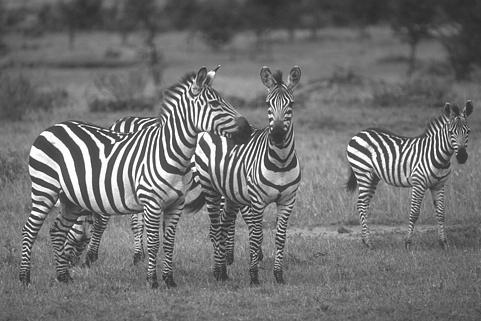
#> input picture Lab 1/test04.jpg, 481 x 321 px
$ jupyter execute Lab1JeffreyJahja30637562.ipynb
#> lines starting #> are read from the running program, lines starting #| are printed output that depends on the picture; after the words box and inside, x2 and y2 are one past the last pixel; in counts of white or black regions, pixels touching at a corner belong together
[cell 1]
import numpy as np
from matplotlib import pyplot as plt
import cv2
import math

# Task 1: Implement a function to perform convolution

[cell 2]
def conv(im, A): #Convolution function
    widthImage = im.shape[0]
    widthKernel = A.shape[0]
    heightImage = im.shape[1]
    heightKernel = A.shape[1]
    resultWidth = widthImage-widthKernel+1
    resultHeight = heightImage-heightKernel+1 #+1 for padding difference
    B = np.zeros([resultWidth,resultHeight])
    for i in range(resultWidth):
        for j in range(resultHeight):
            extract = im[i:i+widthKernel,j:j+heightKernel] #Extract a matrix of the image of the size of the kernel
            B[i,j] = np.sum(np.multiply(extract,A)) #Calculate the sum of the kernel
    return B


im = cv2.imread("test04.jpg", cv2.IMREAD_GRAYSCALE)
#> im is the input picture: shape (321, 481); min 6, max 255, mean 112.1
kernel = np.array([[2, 4, 5, 4, 2],
            [4, 9, 12, 9, 4],
            [5, 12, 15, 12, 5],
            [4, 9, 12, 9, 4],
            [2, 4, 5, 4, 2]])
kernel = kernel * (1/159)
B = conv(im, kernel)
#> after the loop in conv, `for i in range(resultWidth):`:
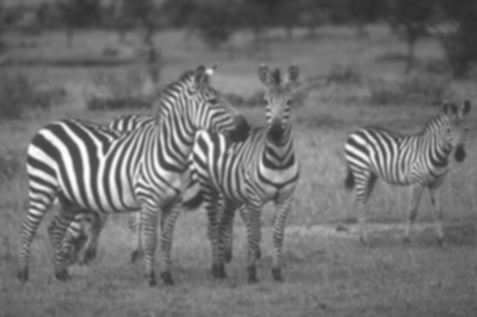
#> B: shape (317, 477) float64; min 44.65, max 253.2, mean 112.5
fig = plt.figure(figsize=(10,10))
plt.imshow(B, cmap = 'gray')

# Task 2: Calculate the image gradients

[cell 3]
# Show results here

sobelHor = np.array([[-1,0,1],[-2,0,2],[-1,0,1]]) #Sobel Horizontal matrix
sobelVert = np.array([[-1,-2,-1],[0,0,0],[1,2,1]]) #Sobel Vertical matrix
A = conv(im, sobelHor) #Using Horizontal sobel kernel
#> after the loop in conv (call 2), `for i in range(resultWidth):`:
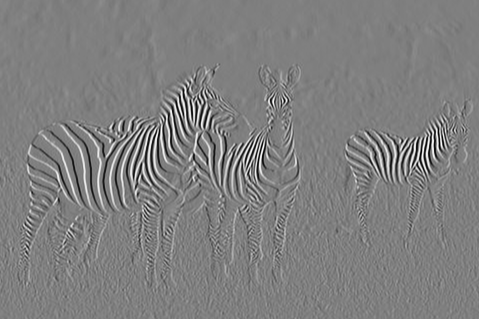
#> B: shape (319, 479) float64; min -856, max 853, mean -0.1; drawn with min black and max white
B = conv(im, sobelVert) #Using Vertical sobel kernel
#> after the loop in conv (call 3), `for i in range(resultWidth):`:
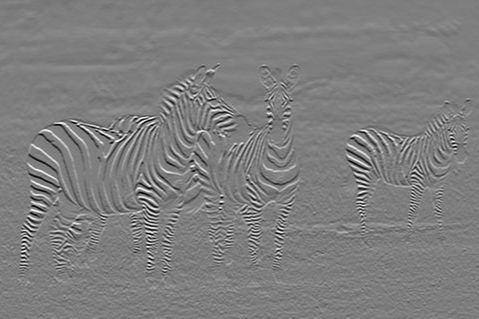
#> B: shape (319, 479) float64; min -780, max 789, mean 0.8; drawn with min black and max white
fig = plt.figure(figsize=(10,10))
plt.imshow(A, cmap = 'gray')


# Demonstrate your understanding by answering the question below:
# Looking at the filter coefficients, explain how a sobel filter picks out horizontal edges?
# Looking at how the coefficient is 2 at [1,2] and [3,2] and others being 1, it shows how strongly a horizontal edge is visible.

[cell 4]
fig = plt.figure(figsize=(10,10)) #Shown separately due to code interference
plt.imshow(B, cmap = 'gray')

# Task 3: Calculate gradient magnitude

[cell 5]
# Show results here
sobelMag = np.sqrt(np.square(A) + np.square(B)) #Pythagoras
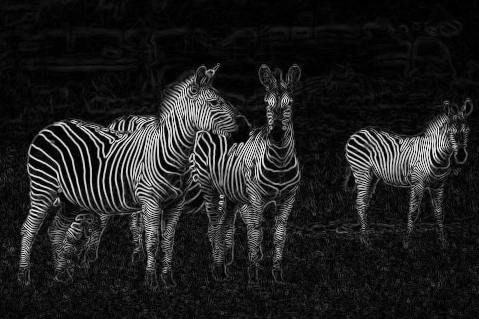
#> sobelMag: shape (319, 479) float64; min 0, max 862.6, mean 106.8; drawn with min black and max white
fig = plt.figure(figsize=(10,10))
plt.imshow(sobelMag, cmap = 'gray')
# Demonstrate your understanding by answering the question below:
# What differences in gradient magnitude would be observed for a corner, edge and solid region?
#For a solid region, the gradient magnitude will be null, for an edge, it is easily recognisable and for a corner, it is partially recognisable.

# Task 4: Calculate gradient orientation

[cell 6]
# Show results here
def round45(x):
    return 45 * np.round(x/45)
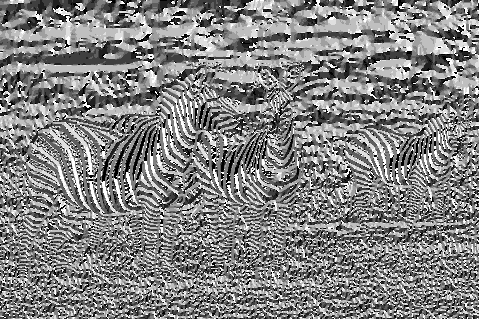
#> returned value: shape (319, 479) float64; min -180, max 180, mean 4.6; drawn with min black and max white

sobelOr = round45(np.arctan2(B,A)*180/np.pi)
fig = plt.figure(figsize=(10,10))
plt.imshow(sobelOr, cmap = 'jet')
plt.colorbar()

# Demonstrate your understanding by answering the question below:
# How could the gradient orientation be used to obtain rotational invariance for patch matching?
# With the gradient orientation, the features will be able to orient to the same direction.
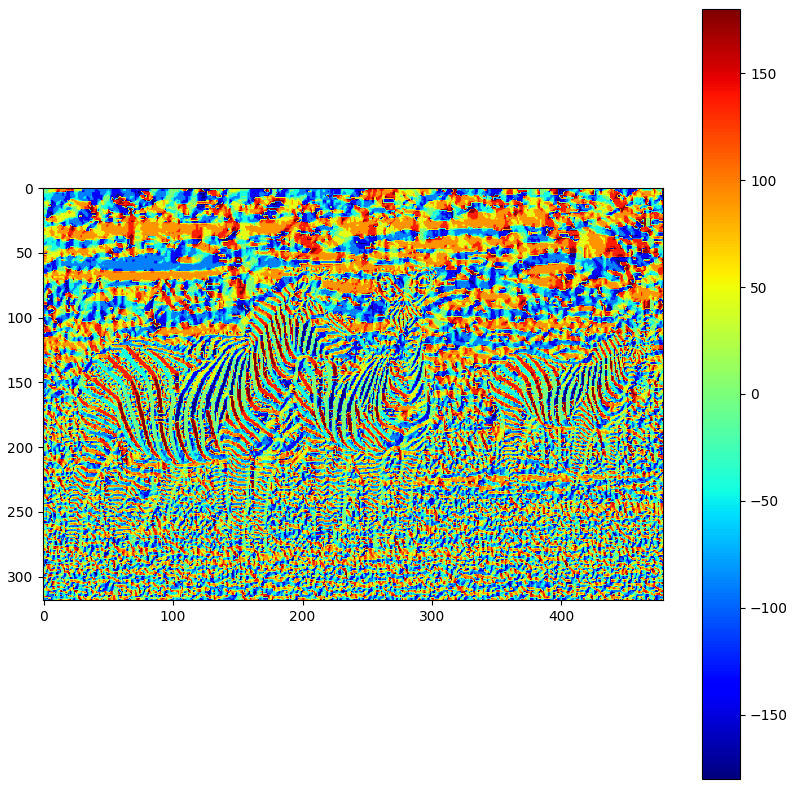
#> figure drawn by matplotlib, 2 panels

# Task 5: Extend your code to perform non-maximal suppression

[cell 7]
# Explain your code here:
#
#
#

# Show results here
def onPicture(x,y,widthImage,heightImage): #see whether if pixel is out of range
    return x>= 0 and x < widthImage and y >= 0 and y < heightImage

def tileStrength(x,y,im,widthImage,heightImage,direction):
    i, j = x, y
    (dr, dc) = direction

    i += dr #Initialise i and j
    j += dc

    if onPicture(i,j,widthImage,heightImage) and im[i,j] > im[x,y]:
        return True
    else:
        return False

widthImage = sobelMag.shape[0]
#> widthImage = 319
heightImage = sobelMag.shape[1]
#> heightImage = 479

for i in range(widthImage):
    for j in range(heightImage):
        x = 0
        if (sobelOr[i,j] == 0 or sobelOr[i,j] == -180 or sobelOr[i,j] == 180) and (tileStrength(i,j,sobelMag,widthImage,heightImage,[0,1]) or tileStrength(i,j,sobelMag,widthImage,heightImage,[0,-1])) or (sobelOr[i,j] == -45 or sobelOr[i,j] == 135) and (tileStrength(i,j,sobelMag,widthImage,heightImage,[-1,1]) or tileStrength(i,j,sobelMag,widthImage,heightImage,[1,-1])) or (sobelOr[i,j] == 45 or sobelOr[i,j] == -135) and (tileStrength(i,j,sobelMag,widthImage,heightImage,[1,1]) or tileStrength(i,j,sobelMag,widthImage,heightImage,[-1,-1])) or (sobelOr[i,j] == 90 or sobelOr[i,j] == -90) and (tileStrength(i,j,sobelMag,widthImage,heightImage,[-1,0]) or tileStrength(i,j,sobelMag,widthImage,heightImage,[1,0])):
            sobelMag[i,j] = 0

        #The code above demonstrated thinning. E.g. If the orientation of the pixel is 180 degrees, then the code will check the pixel east and west of it.

        if sobelMag[i,j] < 200:
            sobelMag[i,j] = 0
        else:
            sobelMag[i,j] = 255
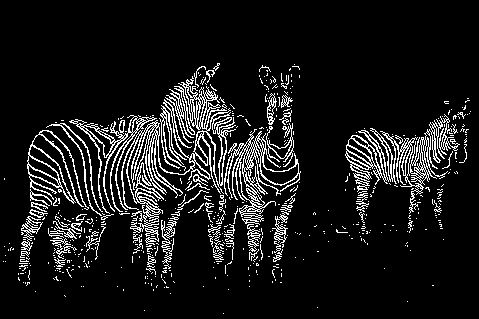
#> sobelMag: shape (319, 479) float64; 10% white in thin lines or dots, all inside (x1, y1, x2, y2) = (3, 63, 471, 314)
        #The code above demonstrated thresholding which would eliminate pixels with a magnitude below 200.

fig = plt.figure(figsize=(10,10))
plt.imshow(sobelMag, cmap = 'gray')
plt.colorbar()

# Demonstrate your understanding by answering the question below:
# Explain how you chose the threshold for non-maximal suppression?
# My choice of the threshold was mainly guess and check. If there are too many unnecessary lines, I would decrease the threshold. If there are too many incomplete borders, I would increase the threshold.
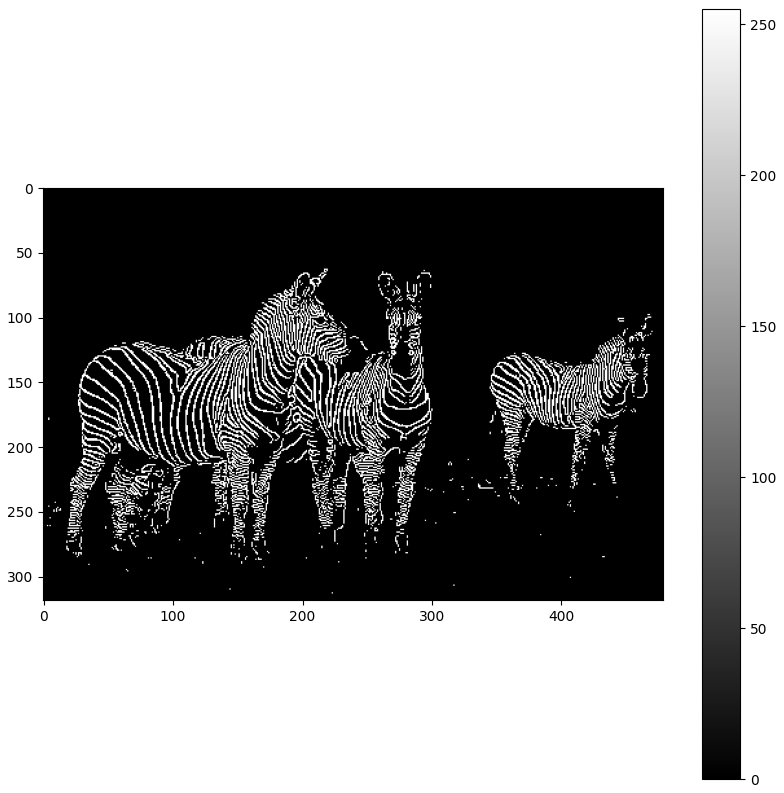
#> figure drawn by matplotlib, 2 panels
